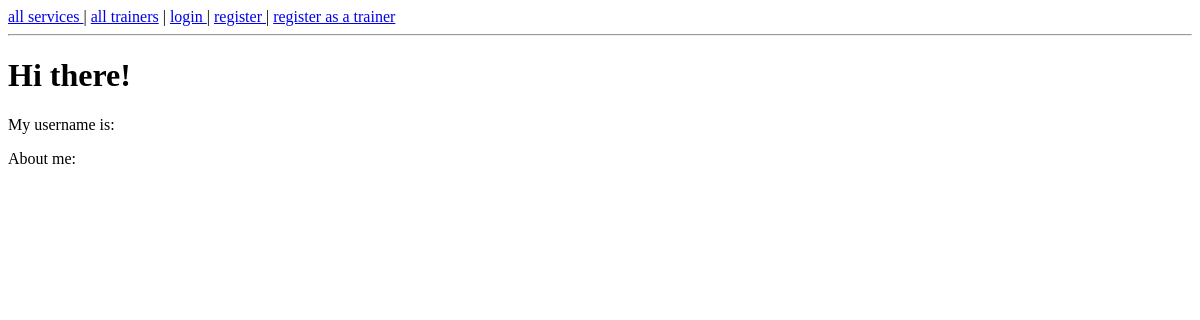
Page /trainer/1 on the earlier database version.
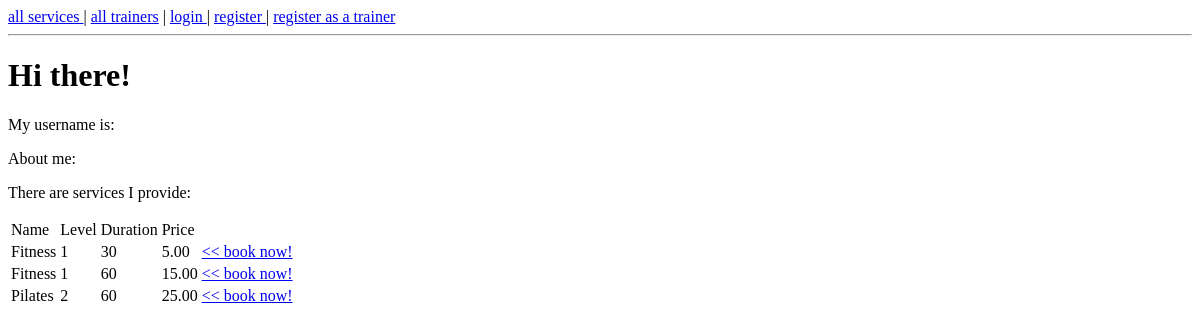
Same page on the later database version.
### trainer/models.py (models this page shows, shortened)
class Service(models.Model):
    category = models.ForeignKey(Category, on_delete=models.CASCADE)
    trainer = models.ForeignKey(User, on_delete=models.CASCADE)
    price = models.DecimalField(max_digits=5, decimal_places=2)
    level = models.IntegerField()
    duration = models.IntegerField()

class Category(models.Model):
    name = models.TextField()

### trainer/views.py (the view)
# urls.py: path('<trainer_id>', views.trainer_page, name='specific_trainer'),
def trainer_page(request, trainer_id):
    if request.method == "GET":
        service_categories = trainer.models.Category.objects.all()
        my_services = trainer.models.Service.objects.filter(trainer_id=trainer_id).all()
        about_trainer = trainer.models.TrainerDescription.objects.filter(trainer_id=trainer_id).first()
        return render(request, 'trainer.html', {'categories': service_categories,
                                                'services': my_services, 'about_trainer':about_trainer})

### templates/trainer.html (shortened to what this page needs)
<!DOCTYPE html>
<html lang="en">
<head>
</head>
{% include 'menu.html' %}
<body>
  <h1>Hi there! </h1>
  <p>My username is: <b></b></p>
  <p>About me: </p>
  {% if services %}
      <p>There are services I provide:</p>
      <table>
      <thead>
        <tr>
            <td> Name </td>
            <td> Level </td>
            <td> Duration </td>
            <td> Price </td>
        </tr>
      </thead>
      {% for each_service in services %}
          <tr>
            <td>{{ each_service.category.name }}</td>
            <td>{{ each_service.level }}</td>
            <td>{{ each_service.duration }}</td>
            <td>{{ each_service.price }}</td>
              <td><a href="/trainer/{{ each_service.trainer.id }}/{{ each_service.id }}"> << book now!  </a></td>
          </tr>
      {% endfor %}
      </table>
  {% endif %}
  <br>
</body>
</html>

Differences in the rows shown:
added Service: category.name "Fitness", level "1", duration "30", price "5.00"
added Service: category.name "Fitness", level "1", duration "60", price "15.00"
added Service: category.name "Pilates", level "2", duration "60", price "25.00"
Other differences:
text now shown: "There are services I provide: Name Level Duration Price"
